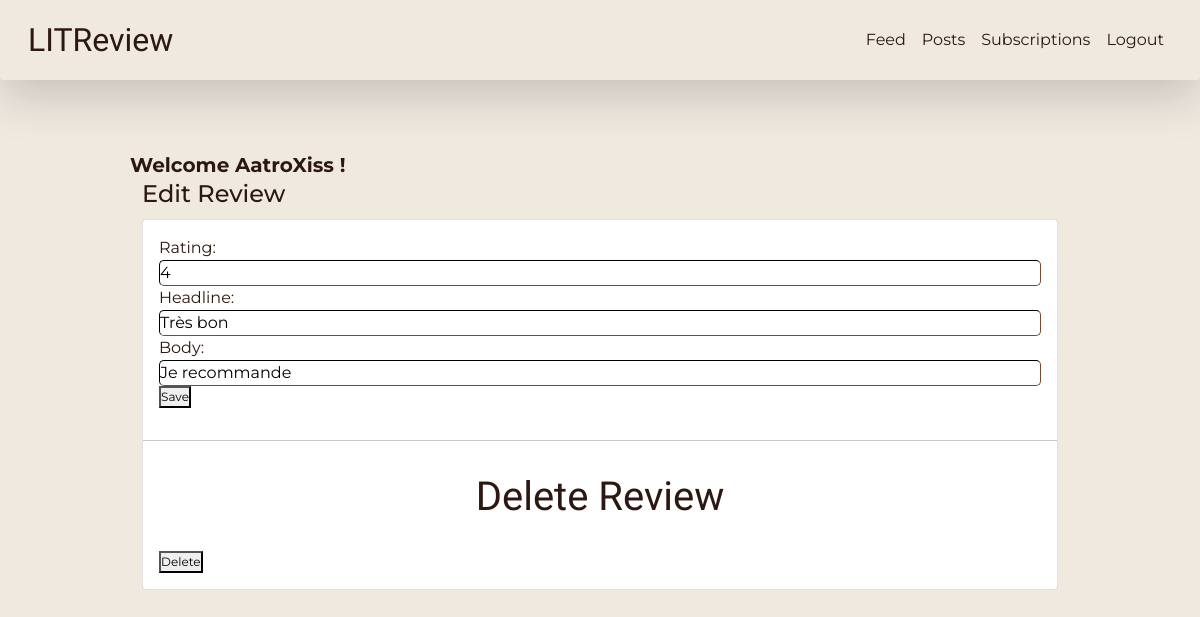
The page /1/edit (signed in) on the database as committed earlier.
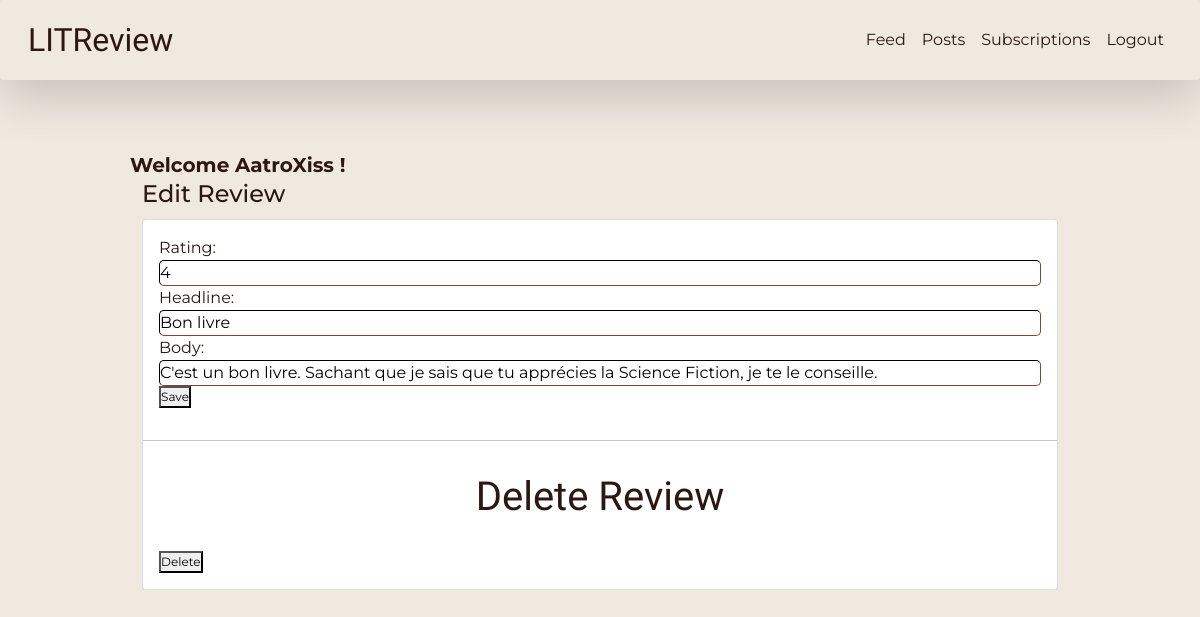
The same page on the database as committed later.
### app/models.py (models this page shows)
class Review(models.Model):
    ticket = models.ForeignKey(to=Ticket, on_delete=models.CASCADE)
    rating = models.PositiveSmallIntegerField(
        validators=[MinValueValidator(0), MaxValueValidator(5)])
    headline = models.CharField(max_length=128)
    body = models.CharField(max_length=8192, blank=True)
    user = models.ForeignKey(
        to=settings.AUTH_USER_MODEL, on_delete=models.CASCADE)
    time_created = models.DateTimeField(auto_now_add=True)

### app/views.py (the view, shortened to what this page needs)
# urls.py: path('<int:review_id>/edit', app.views.edit_review,
@login_required
def edit_review(request, review_id):
    review = get_object_or_404(Review, id=review_id)
    edit_review = ReviewForm(instance=review)
    delete_review = DeleteReviewForm()
    context = {
        'edit_review': edit_review,
        'delete_review': delete_review,
    }
    return render(request, 'app/edit_review.html', context=context)

### app/forms.py
class ReviewForm(forms.ModelForm):
    edit_review = forms.BooleanField(widget=forms.HiddenInput, initial=True)
    class Meta:
        model = models.Review
        fields = ['rating', 'headline', 'body']

class DeleteReviewForm(forms.Form):
    delete_review = forms.BooleanField(widget=forms.HiddenInput,
                                       initial=True)

### app/templates/app/edit_review.html (shortened to what this page needs)
{% extends 'base.html' %}
{% block content %}
<div class="container btn-feed-container">
    <div class="row">
        <h2>Edit Review</h2>
    </div>
</div>
<div class="container feed-container">
    <div class="card">
        <div class="card-body">
            <form method="post">
                {{ edit_review.as_p }}
                <button type="submit">Save</button>
            </form>
        </div>
        <hr>
        <div class="card-body">
            <h5 class="card-title">Delete Review</h5>
            <form method="post">
                <button type="submit">Delete</button>
            </form>
        </div>
    </div>
</div>
{% endblock content %}

Rows that differ between the two databases and show on the page:
changed Review: headline "Très bon" → "Bon livre"; body "Je recommande" → "C'est un bon livre. Sachant que je sais que tu apprécies la Science Fiction, je te le conseille."
